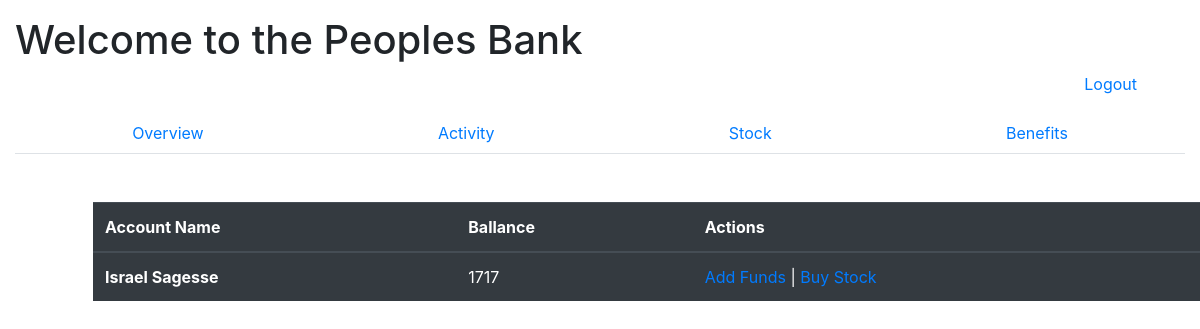
Page /overview (signed in) on the earlier database version.
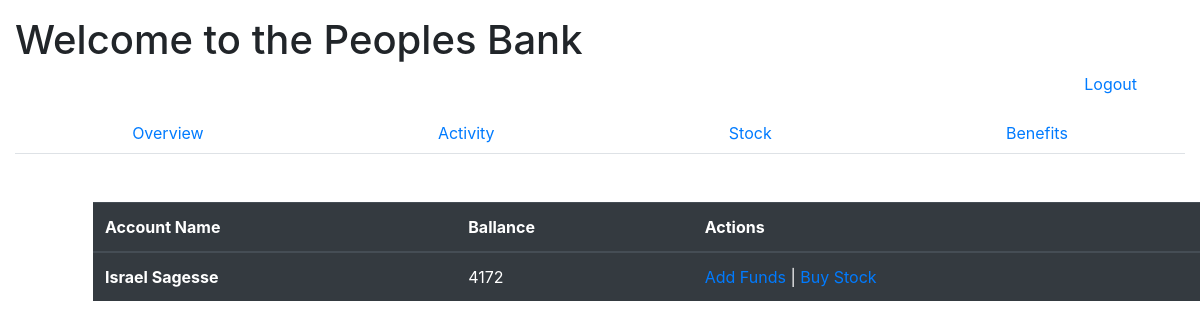
Same page on the later database version.
### main/models.py (models this page shows)
class User(models.Model):
    first_name = models.CharField(max_length=250)
    last_name = models.CharField(max_length=250)
    email = models.CharField(max_length=250)
    password = models.CharField(max_length=450)
    ballance = models.FloatField(default=1000)
    created_at = models.DateTimeField(auto_now_add=True)
    updated_at = models.DateTimeField(auto_now=True)
    objects = UserManager()

### main/views.py (the view)
# urls.py: path('overview', views.overview),
def overview(request):
    if 'userid' not in request.session:
        messages.error(request, "Please login to access this page")
        return redirect('/')
    else:
        context = {
            'user': User.objects.get(id=request.session['userid']),
        }
        return render(request, 'overview.html', context)

### main/templates/overview.html
{% include 'base.html' %}
{% block content %}
    <div class="container">
        <table class="table table-dark m-5">
            <thead>
              <tr>
                <th scope="col">Account Name</th>
                <th scope="col">Ballance</th>
                <th scope="col">Actions</th>
              </tr>
            </thead>
            <tbody>
              <tr>
                <th scope="row">{{ user.first_name }} {{ user.last_name }}</th>
                <td>{{ user.ballance }}</td>
                <td><a href="/add_fund">Add Funds</a> | <a href="/stock">Buy Stock</a></td>
              </tr>
            </tbody>
          </table>
    </div>
{% endblock content %}

Differences in the rows shown:
changed User "Israel": ballance "1717" → "4172"
